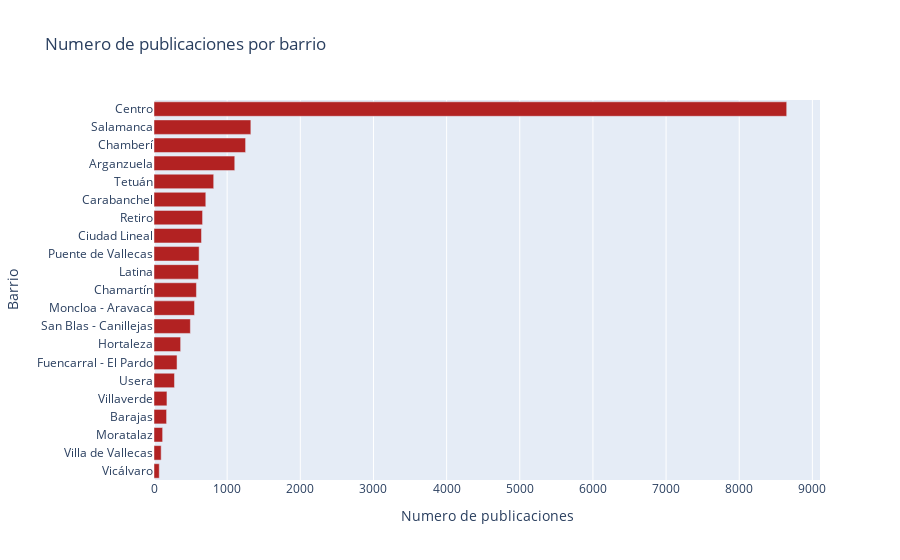

Notebook cell for this chart:
### Code cell
ordered_keys = []
ordered_values = []

for w in sorted(neigh_count, key=neigh_count.get):
    ordered_keys.append(w)
    ordered_values.append(neigh_count[w])

fig = go.Figure(go.Bar(
            x=ordered_values,
            y=ordered_keys,
            orientation='h', 
            marker_color = 'firebrick'))

fig.update_layout(title_text = "Numero de publicaciones por barrio", xaxis_title = "Numero de publicaciones", yaxis_title = "Barrio")

fig.show()

### Figure 1 — Plotly figure (JSON) as saved in the notebook; plotly's stock layout.template omitted (floating-point values rounded to 4 significant figures)
{"data": [{"marker": {"color": "firebrick"}, "orientation": "h", "type": "bar", "x": [72, 98, 118, 172, 177, 280, 315, 364, 497, 554, 580, 608, 617, 649, 664, 708, 816, 1104, 1252, 1324, 8649], "y": ["Vicálvaro", "Villa de Vallecas", "Moratalaz", "Barajas", "Villaverde", "Usera", "Fuencarral - El Pardo", "Hortaleza", "San Blas - Canillejas", "Moncloa - Aravaca", "Chamartín", "Latina", "Puente de Vallecas", "Ciudad Lineal", "Retiro", "Carabanchel", "Tetuán", "Arganzuela", "Chamberí", "Salamanca", "Centro"]}], "layout": {"title": {"text": "Numero de publicaciones por barrio"}, "xaxis": {"title": {"text": "Numero de publicaciones"}}, "yaxis": {"title": {"text": "Barrio"}}}}
